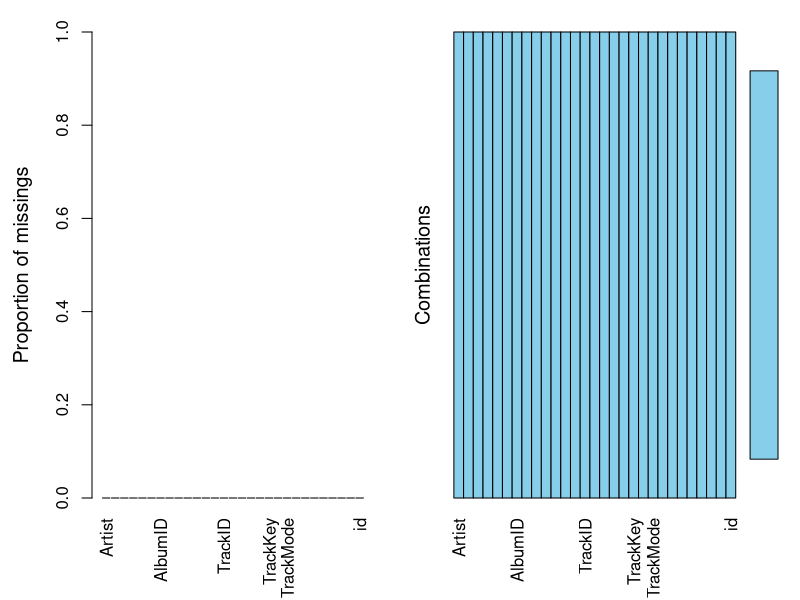
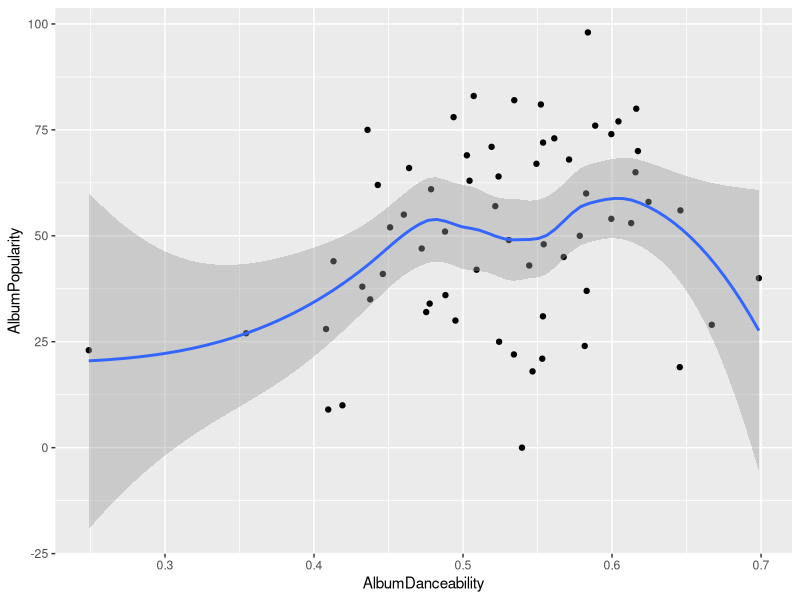
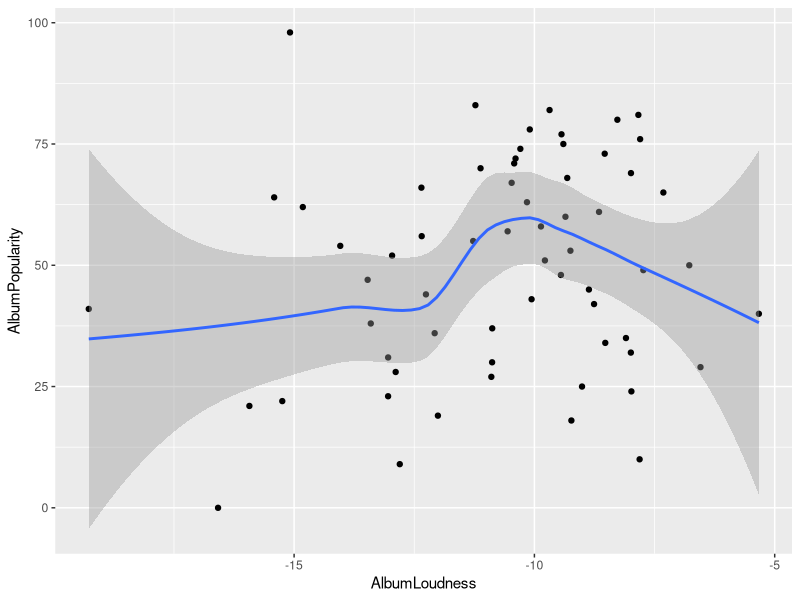
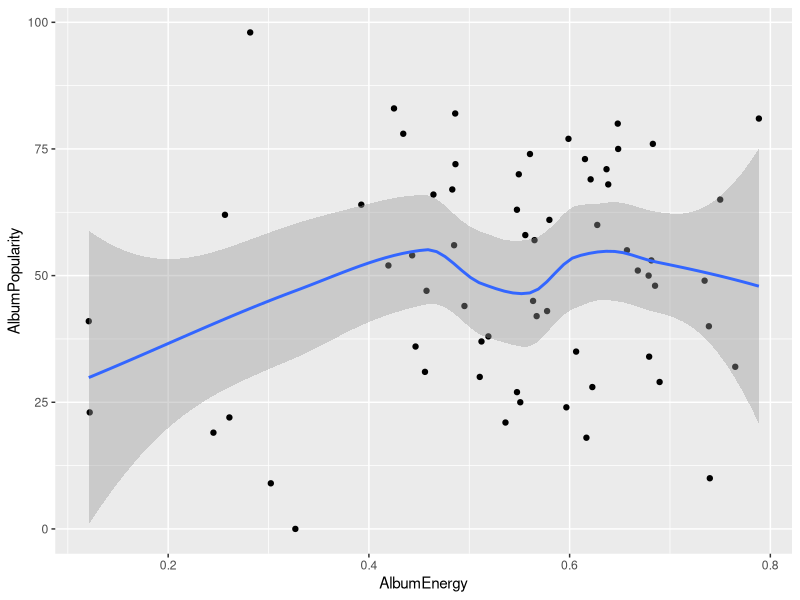
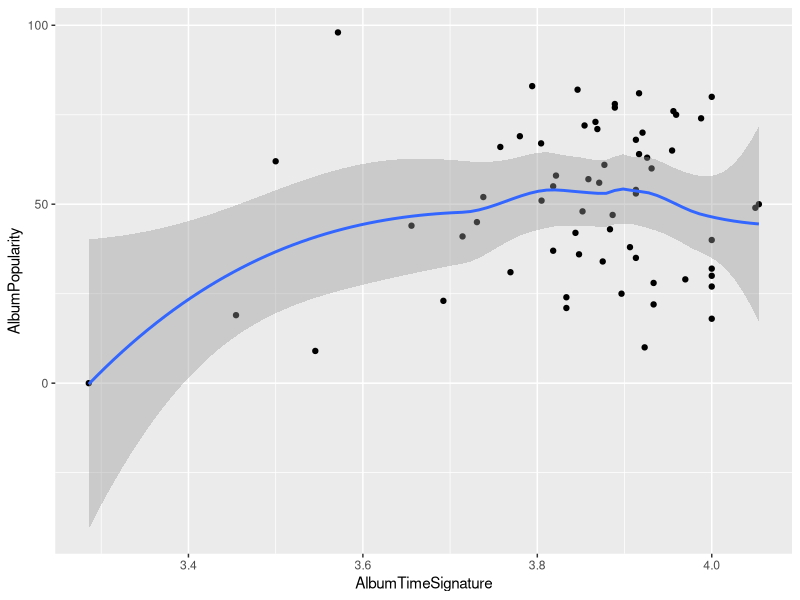
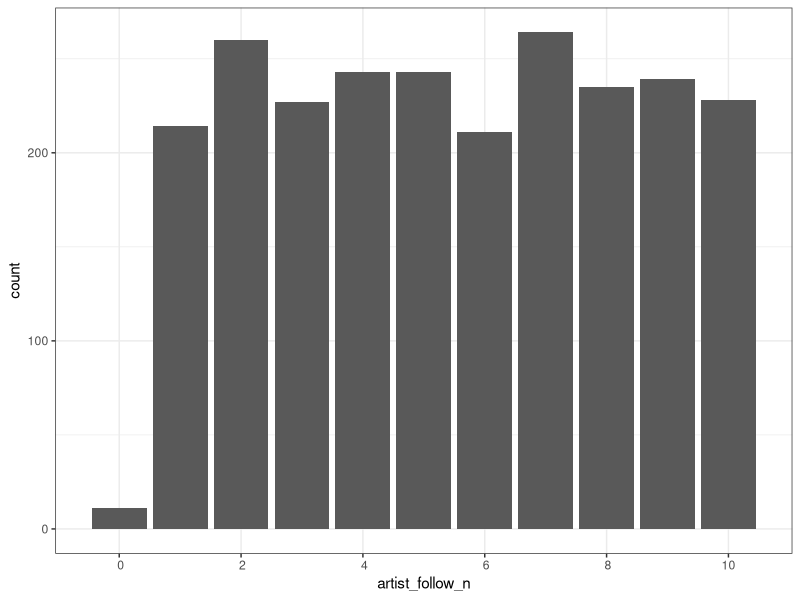
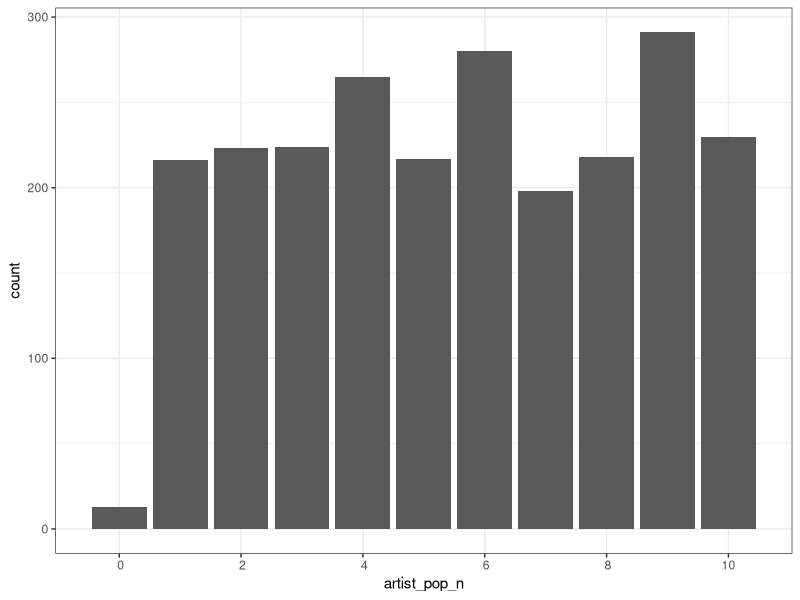
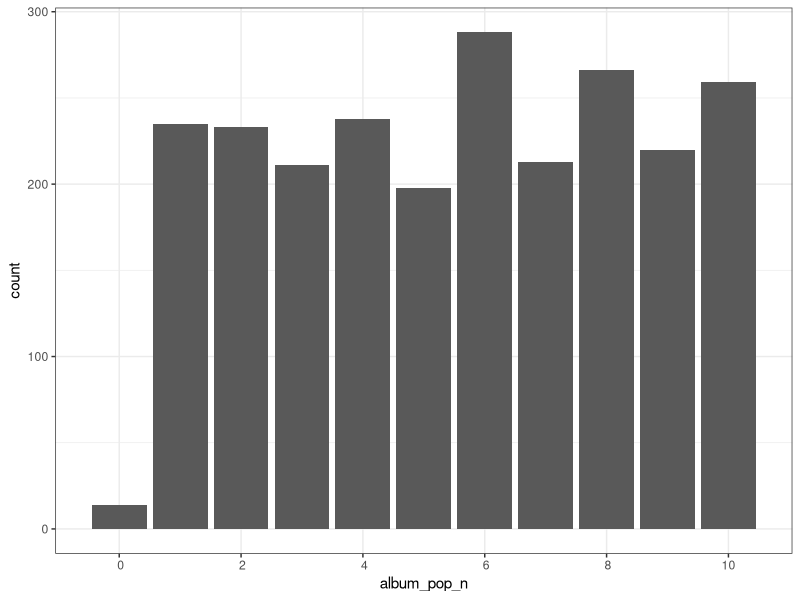

R code for these plots, in order: (Note: this script raises an error after producing the figures.)
## ---- chunk 1
knitr::opts_chunk$set(echo = TRUE)
## ---- chunk 2
library(tidyverse)
library(lubridate)
library(GGally)
library(cluster)
library(VIM)
library(fpc)
library(leaps)

## ---- chunk 3
spotify.clustering <- read_csv("inst/edited_spotify.csv")

clean_data <- spotify.clustering %>%
  mutate(AlbumReleaseDate = parse_date_time(AlbumReleaseDate, orders = c("y", "ym","ymd"))) %>%
  #Old-school grepl method
  mutate(Artist = ifelse(grepl("Beyonc*", Artist), 'Beyonce', Artist)) %>%
  #Tidyverse str_detect method
  mutate(Artist = ifelse(Artist %>% 
                           str_detect("Janelle Mon*"), 'Janelle Monae', Artist)) %>%
  mutate(AlbumBestChartPosition = ifelse(AlbumBestChartPosition %>% 
                           str_detect("#N/A"), 0, AlbumBestChartPosition)) %>%
  mutate(AlbumBestChartPosition = as.numeric(AlbumBestChartPosition)) %>%
  na.omit() %>%
  mutate(id = row_number()) %>%
  mutate(id = as.character(id)) 
sapply(data, class)

aggr(clean_data) # checks for missing data

test_data <- subset(clean_data, ((AlbumName == "A Girl Called Dusty") | 
                                 (AlbumName == "Action!") |
                                 (AlbumName == "Selling England By The Pound") |
                                 (AlbumName == "Carpenters") | 
                                 (AlbumName == "Ride On") |
                                 (AlbumName == "Autoamerican") |
                                 (AlbumName == "Selected Ambient Works 85-92") |    
                                 (AlbumName == "Different Class") |
                                 (AlbumName == "O") |
                                 (AlbumName == "The Elder Scrolls IV: Oblivion: Original Game Soundtrack") |
                                 (AlbumName == "AM") |
                                 (AlbumName == "An Awesome Wave")))

training_data <- subset(clean_data, ((AlbumName != "A Girl Called Dusty") & 
                                     (AlbumName != "Action!") &
                                     (AlbumName != "Selling England By The Pound") &
                                     (AlbumName != "Carpenters") & 
                                     (AlbumName != "Ride On") &
                                     (AlbumName != "Autoamerican") &
                                     (AlbumName != "Selected Ambient Works 85-92") &    
                                     (AlbumName != "Different Class") &
                                     (AlbumName != "O") &
                                     (AlbumName != "The Elder Scrolls IV: Oblivion: Original Game Soundtrack") &
                                     (AlbumName != "AM") &
                                     (AlbumName != "An Awesome Wave")))

training_data_subsetted <- training_data[c("TrackDuration", "TrackDanceability",
                                 "TrackEnergy", "TrackKey", "TrackLoudness",
                                 "TrackSpeechiness", "TrackAcousticness",
                                 "TrackInstrumentalness", "TrackLiveness", "TrackValence",
                                 "TrackTempo")]
## ---- chunk 4
MyData = {training_data %>% 
    group_by(Artist,AlbumName,AlbumPopularity) %>% 
    summarize(AlbumDanceability = mean(TrackDanceability),
              AlbumLoudness = mean(TrackLoudness),
              AlbumSpeechiness = mean(TrackSpeechiness),
              AlbumDuration = mean(TrackDuration),
              AlbumNumber = mean(TrackNumber),	
              AlbumEnergy = mean(TrackEnergy),	
              AlbumKey = mean(TrackKey),	
              AlbumMode = mean(TrackMode),	
              AlbumAcousticness = mean(TrackAcousticness),	
              AlbumInstrumentalness = mean(TrackInstrumentalness),	
              AlbumLiveness = mean(TrackLiveness),
              AlbumValence = mean(TrackValence),
              AlbumTempo = mean(TrackTempo),	
              AlbumTimeSignature = mean(TrackTimeSignature) )}


#the mean method

MyData1 = {training_data %>% 
    group_by(ArtistPopularity) %>% 
    summarize(ArtistDanceability = mean(TrackDanceability),
              ArtistLoudness = mean(TrackLoudness),
              ArtistSpeechiness = mean(TrackSpeechiness),
              ArtistDuration = mean(TrackDuration),
              ArtistNumber = mean(TrackNumber),	
              ArtistEnergy = mean(TrackEnergy),	
              ArtistKey = mean(TrackKey),	
              ArtistMode = mean(TrackMode),	
              ArtistAcousticness = mean(TrackAcousticness),	
              ArtistInstrumentalness = mean(TrackInstrumentalness),	
              ArtistLiveness = mean(TrackLiveness),
              ArtistValence = mean(TrackValence),
              ArtistTempo = mean(TrackTempo),	
              ArtistTimeSignature = mean(TrackTimeSignature) )}


## ---- chunk 5
MyData2 = {training_data %>% 
    group_by(AlbumPopularity) %>% 
    summarize(AlbumDanceability = mean(TrackDanceability),
              AlbumLoudness = mean(TrackLoudness),
              AlbumSpeechiness = mean(TrackSpeechiness),
              AlbumDuration = mean(TrackDuration),
              AlbumNumber = mean(TrackNumber),	
              AlbumEnergy = mean(TrackEnergy),	
              AlbumKey = mean(TrackKey),	
              AlbumMode = mean(TrackMode),	
              AlbumAcousticness = mean(TrackAcousticness),	
              AlbumInstrumentalness = mean(TrackInstrumentalness),	
              AlbumLiveness = mean(TrackLiveness),
              AlbumValence = mean(TrackValence),
              AlbumTempo = mean(TrackTempo),	
              AlbumTimeSignature = mean(TrackTimeSignature) )}

#ggpairs(MyData2)

MyData2 %>% ggplot(aes(x =AlbumDanceability,y = AlbumPopularity)) + geom_point()  + geom_smooth()

MyData2 %>% ggplot(aes(x = AlbumLoudness,y = AlbumPopularity)) + geom_point()  + geom_smooth()

MyData2 %>% ggplot(aes(x =  AlbumEnergy ,y = AlbumPopularity)) + geom_point()  + geom_smooth()

MyData2 %>% ggplot(aes(x =  AlbumTimeSignature   ,y = AlbumPopularity)) + geom_point()  + geom_smooth()
## ---- chunk 6
correlations <- data.frame(matrix(0, nrow = 0, ncol = 0))

for(i in 1:11){
  for(j in 1:11){
  correlations[i,j] <- round(cor(training_data_subsetted[i], training_data_subsetted[j]), 2)
  }
}
correlations
for(i in 1:11){
 names(correlations)[i] <- colnames(training_data_subsetted[i])
}

## ---- chunk 7
#Looking at implementing new variables for each popularity variable
#Can then take this and normalise to give a score out of 100.
#To start with the whole training dataset will be used
normy <- function(x){
  as.numeric(x)
  quantile(x, c(0, 0.1, 0.2, 0.3, 0.4, 0.5, 0.6, 0.7, 0.8, 0.9, 1), na.rm = TRUE)
}
#Assumption: NA means it didn't reach the charts, lower the position the better
abcp_normy <- normy(training_data$AlbumBestChartPosition)
anf_normy <- normy(training_data$ArtistNumFollowers)
awoc_normy <- normy(training_data$AlbumWeeksOnChart)
awn1_normy <- normy(training_data$AlbumWeeksNumberOne)
ap_normy <- normy(training_data$AlbumPopularity)
artp_normy <- normy(training_data$ArtistPopularity)

#Gets the 20% percentile for example
as.numeric(abcp_normy[6])

training_data <- training_data %>%
  mutate(album_bcp = if_else(AlbumBestChartPosition == 0, 1,
                         if_else(AlbumBestChartPosition == 1, 10,
                         if_else(AlbumBestChartPosition == 2, 9,
                         if_else(AlbumBestChartPosition == 3, 8,
                           0 ))))) %>% #... repeat for other variables
  mutate(artist_follow_n = 0) %>%
  mutate(album_pop_n = 0) %>%
  mutate(artist_pop_n = 0) %>%
  mutate(album_weeks_on_chart_n = if_else(AlbumWeeksOnChart == 0, 1, 0)) %>%
  mutate(album_weeks_number_1n = if_else(AlbumWeeksNumberOne == 0, 1, 0)) %>%
  mutate(popularity = -1)

# training_data <- training_data %>%
#   mutate(album_bcp = 0) %>%
#   mutate(artist_follow_n = 0) %>%
#   mutate(album_pop_n = 0) %>%
#   mutate(artist_pop_n = 0) %>%
#   mutate(album_weeks_on_chart_n = 0) %>%
#   mutate(album_weeks_number_1n = 0)

#album weeks number 1, this is fine as we are going > 0 and =< 1
for(i in 8:10){
  for(j in 1:nrow(training_data)){
      if(training_data$AlbumWeeksNumberOne[j] > as.numeric(awn1_normy[i]) &&
         training_data$AlbumWeeksNumberOne[j] <= as.numeric(awn1_normy[i + 1])){
    training_data$album_weeks_number_1n[j] = i
  }
  }
}

for(i in 2:10){
  for(j in 1:nrow(training_data)){
      if(training_data$AlbumWeeksOnChart[j] > as.numeric(awoc_normy[i]) &&
         training_data$AlbumWeeksOnChart[j] <= as.numeric(awoc_normy[i + 1])){
    training_data$album_weeks_on_chart_n[j] = i
  }
  }
}

#album weeks on chart

#albumchartposition
for(i in 6:10){
  for(j in 1:nrow(training_data)){
      if(training_data$AlbumBestChartPosition[j] > as.numeric(abcp_normy[i]) &&
         training_data$AlbumBestChartPosition[j] <= as.numeric(abcp_normy[i + 1])){
    training_data$album_bcp[j] = (12-i)
  }
  }
}

#This is obviously wrong but not sure why... Looks like it should be working to me        
#Updating artist_followers, need to sort it for end case, last one needs to be <= not <0
# Can probably just mutate into it tbh at the end to fix all last cases.
for(i in 1:10){
  for(j in 1:nrow(training_data)){
      if(training_data$ArtistNumFollowers[j] >= as.numeric(anf_normy[i]) &&
         training_data$ArtistNumFollowers[j] < as.numeric(anf_normy[i + 1])){
    training_data$artist_follow_n[j] = i
  }
  }
}
#Create and update artist_popularity
for(i in 1:10){
  for(j in 1:nrow(training_data)){
      if(training_data$ArtistPopularity[j] >= as.numeric(artp_normy[i]) &&
         training_data$ArtistPopularity[j] < as.numeric(artp_normy[i + 1])){
    training_data$artist_pop_n[j] = i
  }
  }
}
#Create and update album popularity
for(i in 1:10){
  for(j in 1:nrow(training_data)){
      if(training_data$AlbumPopularity[j] >= as.numeric(ap_normy[i]) &&
         training_data$AlbumPopularity[j] < as.numeric(ap_normy[i + 1])){
    training_data$album_pop_n[j] = i
  }
  }
}
#Could maybe add a years from release as a penalty to make newer songs higher rated or subset the data?
#Should probably add some sort of verification to the numbers for now they are arbitrary?
training_data_pop <- training_data %>%
  mutate(popularity = ((25 * training_data$album_pop_n + 25 * training_data$artist_pop_n +
                         25 * training_data$artist_follow_n + 10 * training_data$album_bcp +
                         10 * training_data$album_weeks_on_chart_n +
                         5 * training_data$album_weeks_number_1n)/10))


bar_plot <- function(x){
  training_data %>% 
  ggplot(aes_string(x = x)) + 
  geom_bar() +
    theme_bw() +
    scale_x_discrete(limits = c(0,2,4,6,8,10))
}
lapply(c("artist_follow_n", "artist_pop_n","album_pop_n","album_bcp",
         "album_weeks_on_chart_n", "album_weeks_number_1n"), bar_plot)
## ---- chunk 8
#all subsets regression
m <- regsubsets(ArtistPopularity ~ ., data = training_data)

summary(m)

par(mfrow = c(1,1))

plot(m, scale = "Cp")

plot(m, scale = "bic")

plot(m, scale = "adjr2")


#a selected best model by BIC
m1 <- lm(ArtistPopularity ~ ArtistDanceability + ArtistAcousticness + ArtistValence,data=training_data)
summary(m1)

#all subsets regression
m <- regsubsets( AlbumPopularity ~ ., data = MyData2)

summary(m)

par(mfrow = c(1,1))

plot(m, scale = "Cp")

plot(m, scale = "bic")

plot(m, scale = "adjr2")


#a selected best model by BIC
m1 <- lm(AlbumPopularity ~ AlbumDanceability + AlbumAcousticness + AlbumValence,data=MyData2)
summary(m1)
## ---- chunk 9
#Genre analysis using stringr to extract the most commonly appearing words
spotify.genres <- read_csv("inst/edited_spotify.csv") %>% 
  mutate(ArtistGenres = strsplit(ArtistGenres, ","))

genres <- na.omit(unique(unlist(spotify.genres$ArtistGenres)))

split_genres <- NULL

for(i in 1:length(genres)) {
  split_genres[i] <- strsplit(genres[i], " ")
}

genre_words <- unlist(split_genres)

unique_genre_words <- unique(genre_words)

genre_words_table <- subset(as.data.frame(table(genre_words)), (Freq > 7))

genre_freq_plot <- ggplot(data = genre_words_table, aes(x=genre_words, y=Freq)) + geom_col()

print(genre_freq_plot)

#Looking at the clusters with 6 as shown from the genre analysis
clusters <- pam(training_data, 6)
plotcluster(training_data, clusters$cluster, color = TRUE, shade = TRUE, labels = 2, lines = 0)
## ---- chunk 10

genres <- mutate(training_data, ArtistGenres = strsplit(ArtistGenres, ","))$ArtistGenres %>% 
  unlist() %>% unique() %>% na.omit()

split_genres <- NULL

for(i in 1:length(genres)) {
  split_genres[i] <- strsplit(genres[i], " ")
}

genre_words <- unlist(split_genres)

genre_words <- replace(genre_words, (genre_words == "hip" | genre_words == "hop"), "hip-hop")

unique_genre_words <- unique(genre_words)

genre_freq_plot <- subset(as.data.frame(table(genre_words)), (Freq > 8)) %>% 
  ggplot(aes(x=genre_words, y=Freq)) + geom_col()

print(genre_freq_plot)

## ---- chunk 11

# associate tracks that have multiple genres with the most frequent genre (since these will be broader)

training_data_genre <- training_data %>% mutate(TrueCluster = (row_number()-row_number()))

for(i in 1:length(training_data_genre$ArtistID)) {
  if(str_detect(training_data$ArtistGenres[i], "folk")) {training_data$TrueCluster[i] <- 5}
  if(str_detect(training_data$ArtistGenres[i], "indie")) {training_data$TrueCluster[i] <- 4}
  if(str_detect(training_data$ArtistGenres[i], "hip")) {training_data$TrueCluster[i] <- 3}
  if(str_detect(training_data$ArtistGenres[i], "hop")) {training_data$TrueCluster[i] <- 3}
  if(str_detect(training_data$ArtistGenres[i], "pop")) {training_data$TrueCluster[i] <- 2}
  if(str_detect(training_data$ArtistGenres[i], "rock")) {training_data$TrueCluster[i] <- 1}
}

View(training_data_genre)
## ---- chunk 12

clustering_training_data <- training_data[c("TrackDuration", "TrackDanceability",
                                            "TrackEnergy", "TrackKey", "TrackLoudness",
                                            "TrackSpeechiness", "TrackAcousticness",
                                            "TrackInstrumentalness", "TrackLiveness", 
                                            "TrackValence", "TrackTempo")]

clusters <- pam(clustering_training_data, 6)

plotcluster(clustering_training_data, clusters$cluster)

## ---- chunk 13

# Not sure why gather doesn't work, looks like it should as all attributes are numeric but anyway
# distributions <- clean_data %>%
#   gather(key = key, value = value) %>%
#   subset(key %in% colnames(clean_data[15:27])) %>%
#   ggplot() +
#   geom_density(aes(value)) +
#   facet_wrap(~key, scales = "free") +
#   theme_classic()


#print(distributions) commented out because it takes forever to run

ggpairs_1 <- ggpairs(data = training_data_subsetted, columns = 15:27, title = "GGpairs")

#print(ggpairs_1) see above

#Puts each song in  a cluster based on ALL numeric discriptors
cluster_1 <- training_data_subsetted %>%
  select(colnames(training_data_subsetted[15:27]), -TrackMode) %>%
  kmeans(50,100,1)
clusters <- cluster_1$cluster %>%
  enframe(name = "id") %>%
  mutate(id = as.character(id))

#Not sure why not merging think it should
clean_data <- right_join(training_data_subsetted, clusters, by = "id")  %>%
  rename_(cluster = "value")
tibbled <- tibble(clean_data, cluster_1$cluster)
